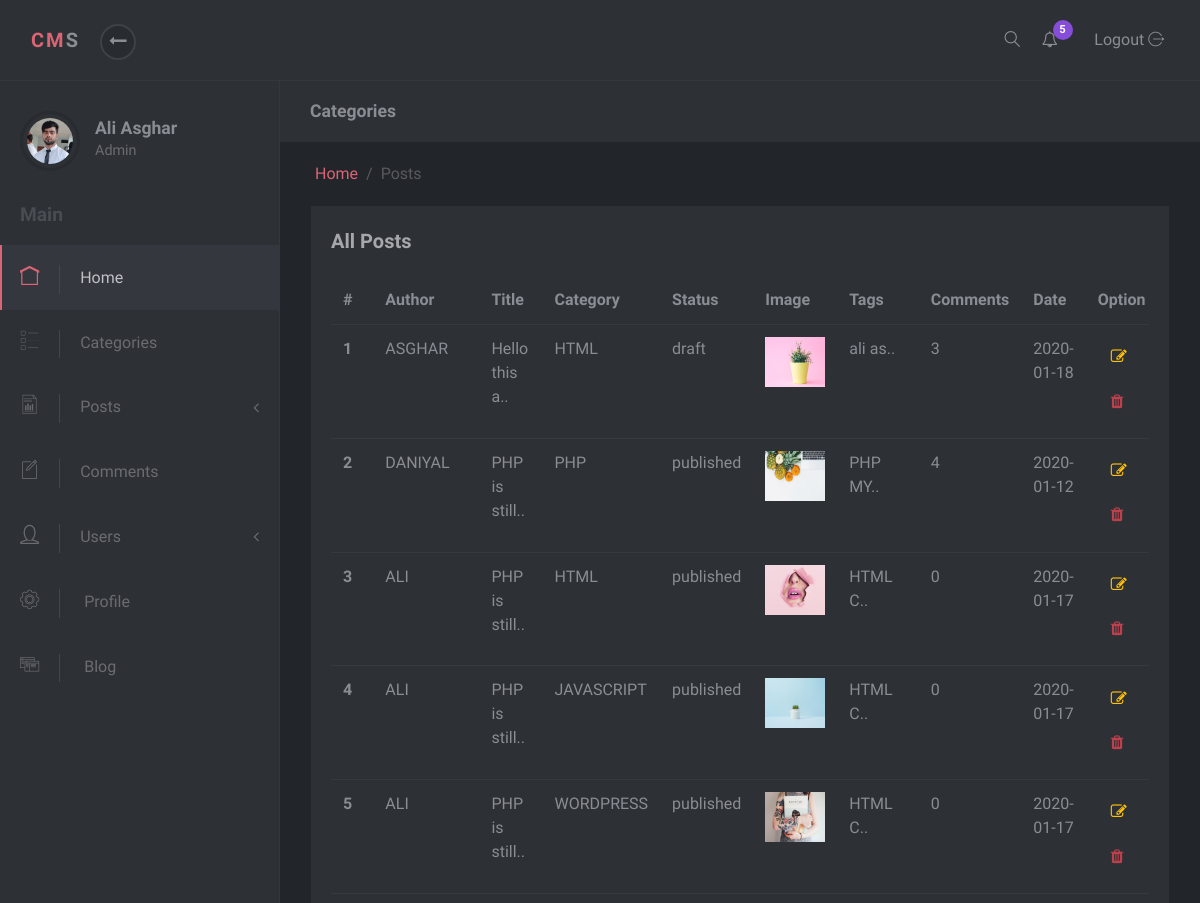
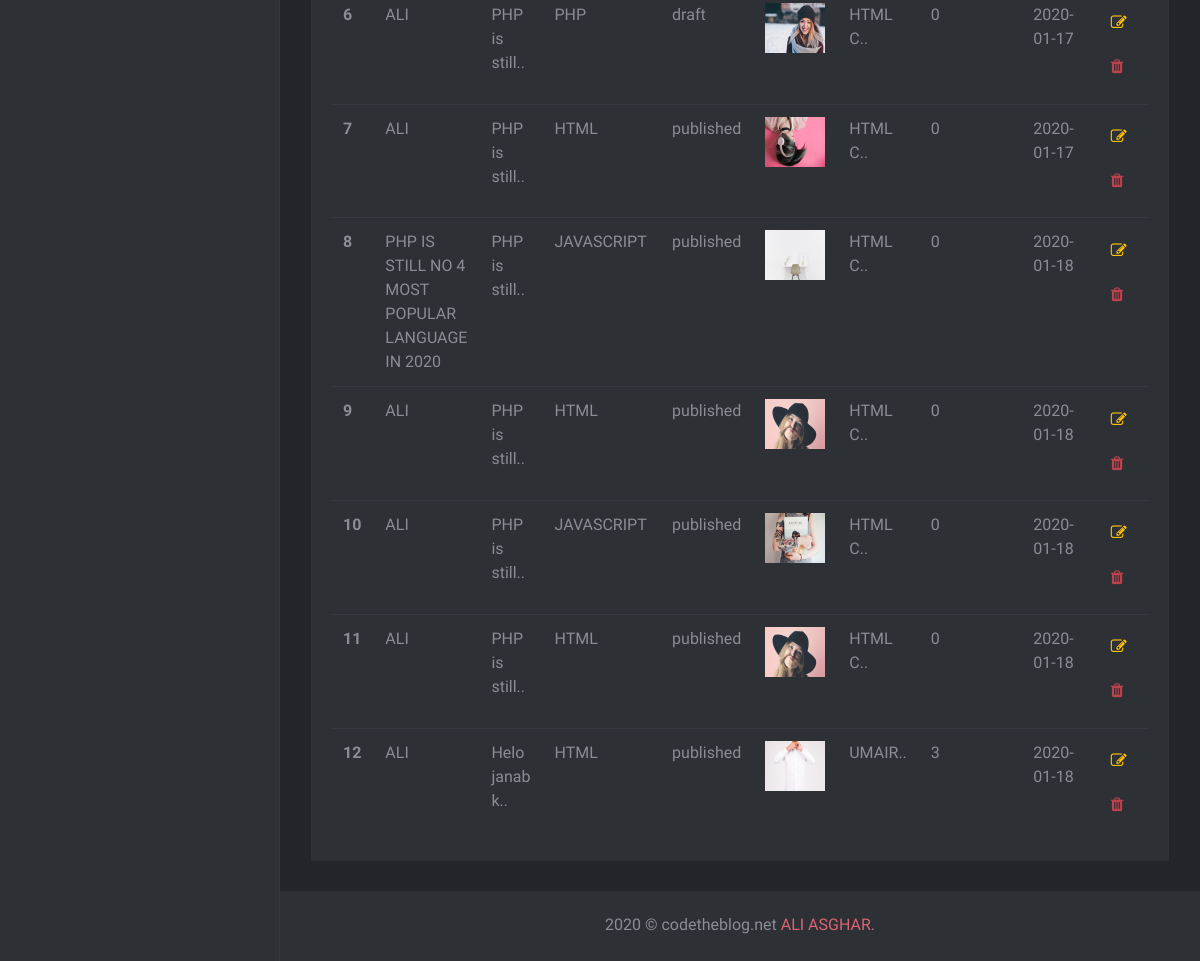
Screenshot of /admin/posts.php (signed in) with the database file from the repository (2 pictures, top to bottom).
### tables this page shows
CREATE TABLE `posts` (
  `post_id` int(11) NOT NULL,
  `category_id` int(11) NOT NULL,
  `post_title` varchar(255) NOT NULL,
  `post_author` varchar(255) NOT NULL,
  `post_date` date NOT NULL,
  `post_image` varchar(255) NOT NULL,
  `post_content` text NOT NULL,
  `post_tags` text NOT NULL,
  `post_comment_count` int(11) NOT NULL,
  `post_status` varchar(255) NOT NULL DEFAULT 'draft',
  `post_time` timestamp NOT NULL DEFAULT current_timestamp()
);

CREATE TABLE `categories` (
  `cat_id` int(11) NOT NULL,
  `cat_name` varchar(255) NOT NULL
);

### admin/config/db.php (called while the page is built, shortened)
<?php
$con = mysqli_connect(DB_HOST, DB_USER, DB_PASS, DB_NAME);
  function query($query)
  {
      global $con;
      return mysqli_query($con, $query);
  }
  function fetch_array($result)
  {
      return mysqli_fetch_array($result);
  }
?>

### admin/includes/view_all_posts.php (the view, shortened to what this page needs)
<div class="block margin-bottom-sm">
                 <div class="title"><strong>All Posts</strong></div>
                 <div class="table-responsive">
                   <table class="table">
                     <thead>
                       <tr>
                       <th>#</th>
                     <th>Author</th>
                     <th>Title</th>
                     <th>Category</th>
                     <th>Status</th>
                     <th>Image</th>
                     <th>Tags</th>
                     <th>Comments</th>
                     <th>Date</th>
                     <th>Option</th>
                       </tr>
                     </thead>
                     <tbody>
                       <tr>
                       <?php
                   $query = 'SELECT * FROM posts';
                   $select_posts = query($query);
                   $srn = 0;
                   while ($row = fetch_array($select_posts)) {
                       $post_id = $row['post_id'];
                       $post_cat_id = $row['category_id'];
                       $srn++; ?>
                         <th scope="row"><?php echo $srn; ?></th>
                         <td> <?php echo $row['post_author']; ?> </td>
                     <td> <?php echo substr($row['post_title'],0,12).".."; ?> </td>
                     <?php
                     $find_cat_name = " SELECT * FROM categories WHERE cat_id = '$post_cat_id' ";
                     $execute_cat_name = query($find_cat_name);
                     $row2 = fetch_array($execute_cat_name);
                     $cat_name = $row2['cat_name'];
                     ?>
                     <td> <?php echo $cat_name; ?> </td>
                     <td> <?php echo $row['post_status']; ?> </td>
                     <td> <img src="../assets/img/thumb/<?php echo $row['post_image']; ?>" alt="" width="60px" height="50px" >  </td>
                     <td> <?php echo substr($row['post_tags'], 0,6).".."; ?> </td>
                     <td> <?php echo $row['post_comment_count']; ?> </td>
                     <td> <?php echo $row['post_date']; ?> </td>
                     <td>
                       <a class=" mb-1 btn  text-warning" href="posts.php?source=edit-post&p_id=<?php echo $post_id; ?>"
                         role="button"><i class="fa fa-edit"></i>
                       </a>
                       <a onclick="return confirm('Are you sure to remove this categories ?')"
                         class=" mb-1 btn text-danger" href="posts.php?delete=<?php echo $post_id; ?>"
                         role="button"> <i class="fa fa-trash    "></i>
                       </a>
                     </td>
                       </tr>
                   <?php } ?>
                     </tbody>
                   </table>
                 </div>
               </div>
             </div>

### admin/css/style.default.css (style rules this page uses)
body { position: relative; }
a { -webkit-transition: all 0.3s; transition: all 0.3s; display: inline-block; }
i, span, strong { display: inline-block; }
.margin-bottom-sm { margin-bottom: 30px !important; }
.block { padding: 20px; background: #2d3035; color: #8a8d93; margin-bottom: 30px; }
.block .title { margin-bottom: 20px; }
.block .title strong:first-child { font-size: 1.25rem; color: #a5a7ab; }
.table { margin-bottom: 0; }
.table td, .table th { border-color: #343a40; }
.table thead th { border: none; }
.btn { font-weight: 400; border: 1px solid transparent; padding: 0.45rem 0.75rem; font-size: 1rem; line-height: 1.5; border-radius: 0.25rem; -webkit-transition: color 0.15s ease-in-out, background-color 0.15s ease-in-out, border-color 0.15s ease-in-out, -webkit-box-shadow 0.15s ease-in-out; transition: color 0.15s ease-in-out, background-color 0.15s ease-in-out, border-color 0.15s ease-in-out, -webkit-box-shadow 0.15s ease-in-out; transition: color 0.15s ease-in-out, background-color 0.15s ease-in-out, border-color 0.15s ease-in-out, box-shadow 0.15s ease-in-out; transition: color 0.15s ease-in-out, background-color 0.15s ease-in-out, border-color 0.15s ease-in-out, box-shadow 0.15s ease-in-out, -webkit-box-shadow 0.15s ease-in-out; }
body { font-family: "Muli", sans-serif; font-size: 1rem; font-weight: 400; line-height: 1.5; color: #8a8d93; background-color: #fff; }
a { color: #DB6574; text-decoration: none; }
.text-warning { color: #ffc107 !important; }
.text-danger { color: #bb414d !important; }

### rows the page displays
posts: post_author "ASGHAR", post_title "Hello this a", category.cat_name "HTML", post_status "draft", post_image (picture), post_tags "ali as", post_comment_count "3", post_date "2020-01-18"
posts: post_author "DANIYAL", post_title "PHP is still", category.cat_name "PHP", post_status "published", post_image (picture), post_tags "PHP MY", post_comment_count "4", post_date "2020-01-12"
posts: post_author "ALI", post_title "PHP is still", category.cat_name "HTML", post_status "published", post_image (picture), post_tags "HTML C", post_comment_count "0", post_date "2020-01-17"
posts: post_author "ALI", post_title "PHP is still", category.cat_name "JAVASCRIPT", post_status "published", post_image (picture), post_tags "HTML C", post_comment_count "0", post_date "2020-01-17"
posts: post_author "ALI", post_title "PHP is still", category.cat_name "WORDPRESS", post_status "published", post_image (picture), post_tags "HTML C", post_comment_count "0", post_date "2020-01-17"
posts: post_author "ALI", post_title "PHP is still", category.cat_name "PHP", post_status "draft", post_image (picture), post_tags "HTML C", post_comment_count "0", post_date "2020-01-17"
posts: post_author "ALI", post_title "PHP is still", category.cat_name "HTML", post_status "published", post_image (picture), post_tags "HTML C", post_comment_count "0", post_date "2020-01-17"
posts: post_author "PHP IS STILL NO 4 MOST POPULAR LANGUAGE IN 2020", post_title "PHP is still", category.cat_name "JAVASCRIPT", post_status "published", post_image (picture), post_tags "HTML C", post_comment_count "0", post_date "2020-01-18"
posts: post_author "ALI", post_title "PHP is still", category.cat_name "HTML", post_status "published", post_image (picture), post_tags "HTML C", post_comment_count "0", post_date "2020-01-18"
posts: post_author "ALI", post_title "PHP is still", category.cat_name "JAVASCRIPT", post_status "published", post_image (picture), post_tags "HTML C", post_comment_count "0", post_date "2020-01-18"
posts: post_author "ALI", post_title "PHP is still", category.cat_name "HTML", post_status "published", post_image (picture), post_tags "HTML C", post_comment_count "0", post_date "2020-01-18"
posts: post_author "ALI", post_title "Helo janab k", category.cat_name "HTML", post_status "published", post_image (picture), post_tags "UMAIR", post_comment_count "3", post_date "2020-01-18"
